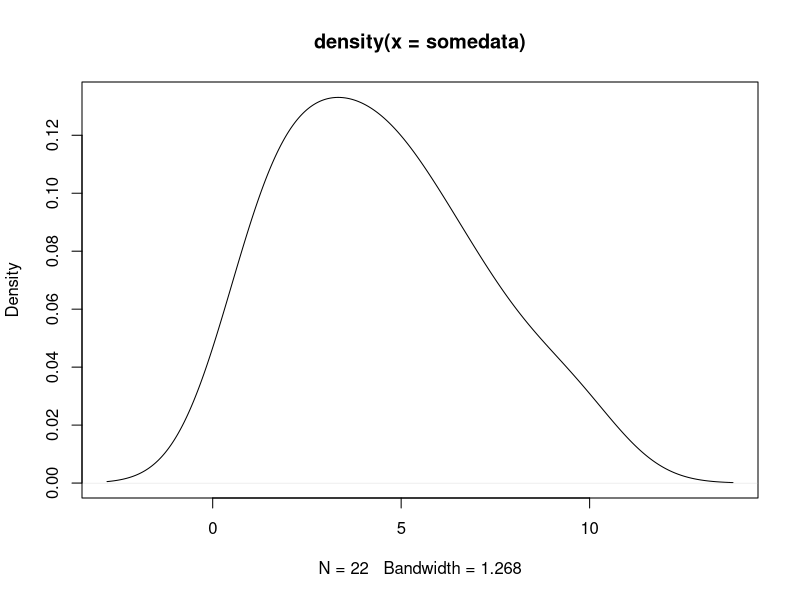
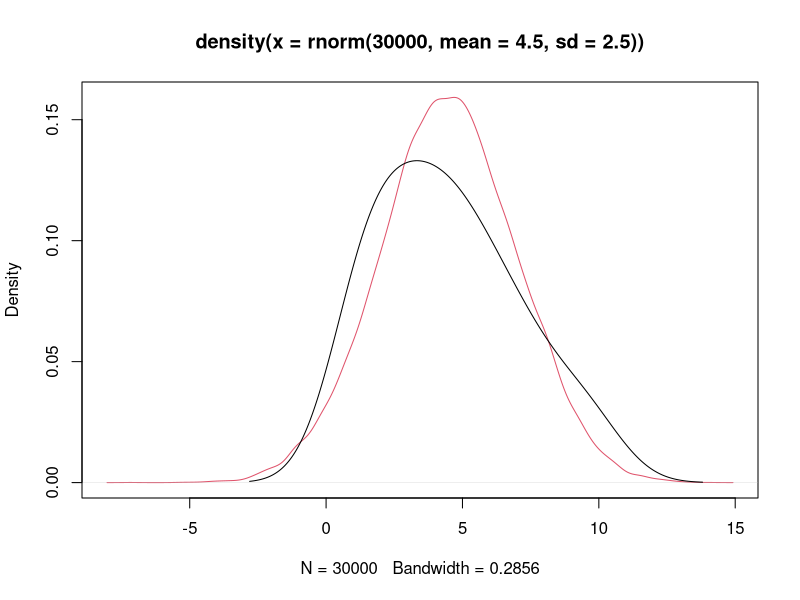
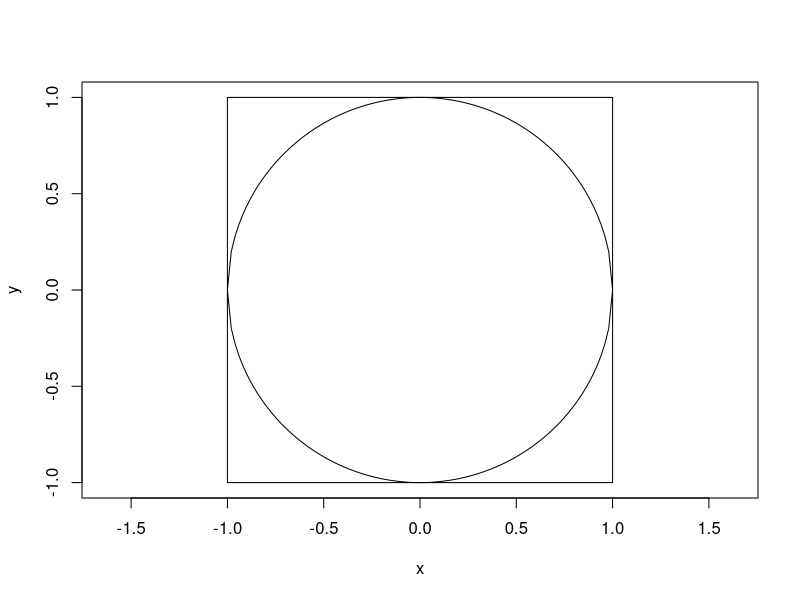

These charts were generated, in order, by the following R code:
## ---- chunk 1
options(htmltools.dir.version = FALSE)
## ---- chunk 2
myFirstNumber <- 0.1
myFirstVector <- c(2, 3, 7, 8)

## ---- chunk 3
myFirstNumber
print(myFirstNumber)

## ---- chunk 4
nVec <- c(1, 5, 7, 9, 12.5) # numeric vector
cVec <- c("a", "b", "some words") # character vector
lVec <- c(TRUE, FALSE, T, T, F) # logical vector

vvec <- c(1,5, "nesto")
vvec
## ---- chunk 5
nVec
cVec
lVec
## ---- chunk 6
y <- matrix(1:20, nrow=5,ncol=4)
y
## ---- chunk 7
mydf <- data.frame( firstColumn = c(1,5,7),
                    secondColumn = c("a","b","third Element"))
mydf
## ---- chunk 8
l <- list(firstElement = c(1,5,44,6),
          second = c("a", 3),
          y)
l

## ---- chunk 9

gender <- c(rep("male",20), rep("female", 30)) 
gender <- factor(gender) 
gender
## ---- chunk 10
gender[2] <- "unknown"
gender

as.numeric(gender)
## ---- chunk 11
xx <- factor(sample(1:15,20, replace = T))
xx
## ---- chunk 12
as.numeric(xx)

## ---- chunk 13
as.numeric(as.character(xx))

## ---- chunk 14
myFirstVector <- c("some words","p","word", "last one")
myFirstSequence <- 1:4

## ---- chunk 15
myFirstVector
myFirstSequence

## ---- chunk 16
myFirstVector[3]
myFirstSequence[3]

## ---- chunk 17
myFirstVector
## ---- chunk 18
myFirstVector[c(1,3)]


## ---- chunk 19
somePositions <- c(1,3)
somePositions
## ---- chunk 20
myFirstVector[somePositions]

## ---- chunk 21
myvector <- c(15:18,20) 
myvector[c(1,3)]

## ---- chunk 22
thosePositions <- c(1,3)
myvector[thosePositions]
## ---- chunk 23
myvector[c(TRUE,FALSE,TRUE,FALSE,FALSE)]
## ---- chunk 24
someothervector <- c(1,0,1,0,1)
myFirstVector[someothervector]
myFirstVector[as.logical(someothervector)]

## ---- chunk 25
someothervector * 0.5

## ---- chunk 26
someothervector
someothervector * 1:5

## ---- chunk 27
someothervector*c(0.3,0.1)
c(1,2,3,4,5,6) * 1:2 # doesnt produce a warning
## ---- chunk 28
someothervector == 1
## ---- chunk 29
someothervector == c(1,0,1,0,1)

## ---- chunk 30
someothervector>0

## ---- chunk 31
someothervector[someothervector>0]

## ---- chunk 32
result <- myvector*c(0.1,0.2)
## ---- chunk 33
result==c(1.5, 3.2, 1.7, 3.6, 2.0)
## ---- chunk 34
myvector[ myvector<17 ]
## ---- chunk 35
myvector[ myvector<17 ]
## ---- chunk 36
data.frame('first_second'=c(TRUE, FALSE),
           'TRUE'=c(TRUE, FALSE),
           'FALSE'=c(FALSE, FALSE))

## ---- chunk 37
data.frame('first_second'=c(TRUE, FALSE),
           'TRUE'=c(TRUE, TRUE),
           'FALSE'=c(TRUE, FALSE))

## ---- chunk 38
myvector[myvector%%3==0]
## ---- chunk 39
myvector[(myvector%%3==0)| (myvector%%2!=0)]
## ---- chunk 40
names(someothervector) 
names(someothervector) <- c("one", "one","one", "zero","zero")
someothervector
## ---- chunk 41
someothervector["one"]

## ---- chunk 42
length(someothervector)

## ---- chunk 43
unique(someothervector)
## ---- chunk 44
table(someothervector)
## ---- chunk 45
sum(someothervector)
mean(someothervector)
sd(someothervector)
summary(someothervector)
## ---- chunk 46
sample(1:100, 10)
## ---- chunk 47
rnorm(10, mean = 0, sd = 1)
## ---- chunk 48
runif(n = 10, min=10, max=20)
rpois(n = 10, lambda = 2)
## ---- chunk 49
somedata <- c(1:10, 1:7, 1:5)
plot(density(somedata))
## ---- chunk 50
plot(density(rnorm(30000, mean=4.5, sd=2.5)), col=2)
lines(density(somedata))
## ---- chunk 51
x <- seq(-1, 1, 0.01)
y <- seq(-1, 1, 0.01)

plot(x,y, xlim = c(-1,1), ylim=c(-1,1), type='n', asp = 1)
curve((  1 * (1 - x^2)^0.5 ), add=TRUE, from=-1 , to =1)
curve(( -1 * (1 - x^2)^0.5 ), add=TRUE, from=-1 , to =1)
rect(-1,-1,1,1)

